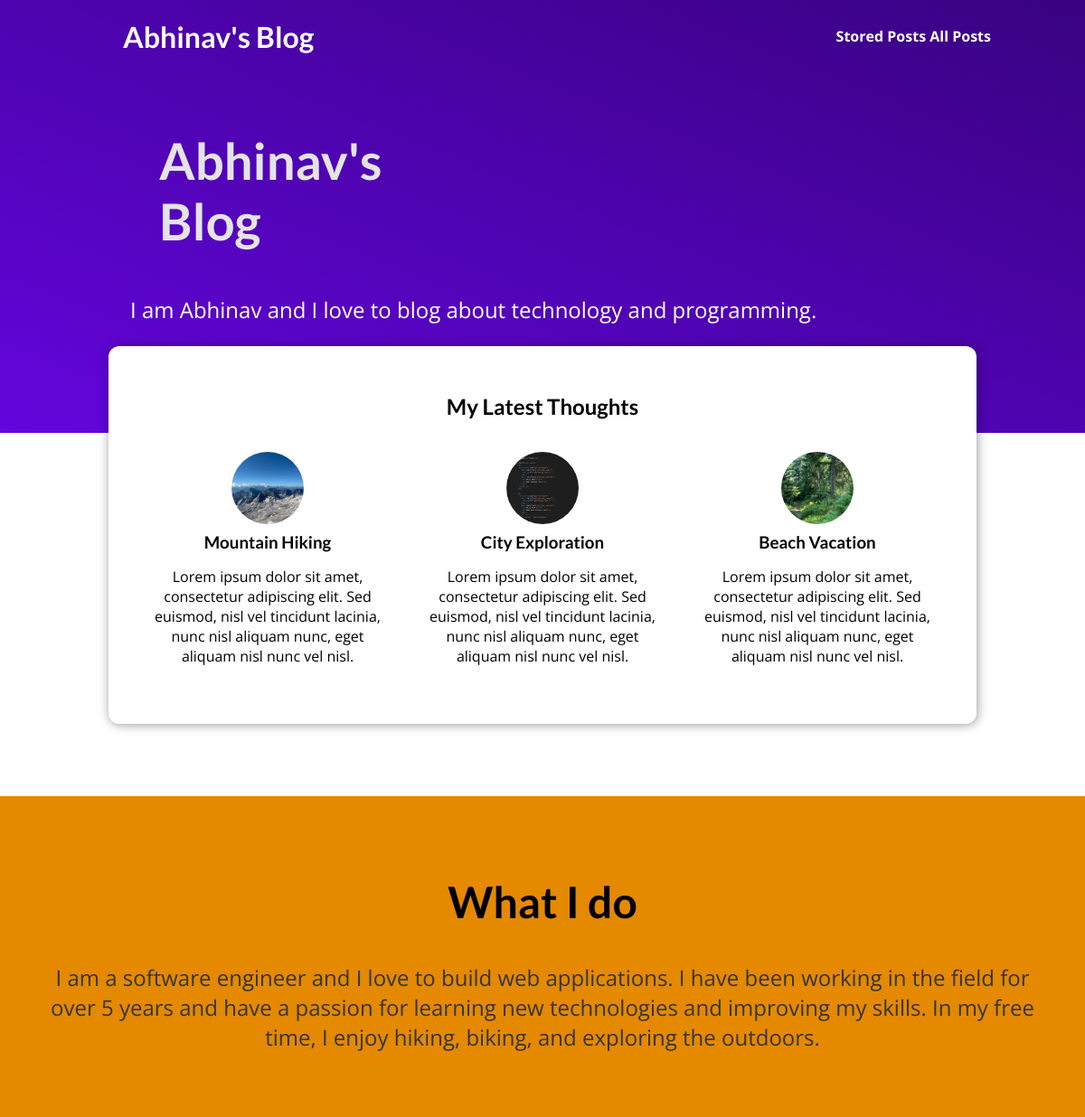
The page / on the database its author committed.
### blog/models.py (models this page shows, shortened)
class Post(models.Model):
    title = models.CharField(max_length=150)
    excerpt = models.CharField(max_length=200)
    image = models.ImageField(upload_to="posts", null=True)
    date = models.DateField(auto_now=True)
    slug = models.SlugField(unique=True, db_index=True)
    content = models.TextField(validators=[MinLengthValidator(10)])
    author = models.ForeignKey(Author, on_delete=models.SET_NULL, null=True, related_name="posts")
    tags = models.ManyToManyField(Tag)

### blog/views.py (the view)
# urls.py: path("", views.StartingPageView.as_view(), name="starting-page"),
class StartingPageView(ListView):
    template_name = "blog/index.html"
    model = Post
    ordering = ["-date"]
    context_object_name = "posts"
    def get_queryset(self):
        return super().get_queryset()[:3]

### blog/templates/blog/index.html (shortened to what this page needs)
{% extends "base.html" %}
{%load static%}
{% block css_files %}
    <link rel="stylesheet" href="{% static 'blog/post.css' %}"/>
    <link rel="stylesheet" href="{% static 'blog/index.css' %}"/>
{% endblock %}
{% block content %}
    <section id= "welcome">
        <header>
            <h2>Abhinav's Blog</h2>
        </header>
        <p>I am Abhinav and I love to blog about technology and programming.</p>
    </section>
    <section id="latest-posts">
        <h2>My Latest Thoughts</h2>
        <ul>
            {%for post in posts%}
                {% include "blog/includes/post.html" %}
            {%endfor%}
        </ul>
    </section>
    <section id="about">
        <h2> What I do</h2>
        <p> I am a software engineer and I love to build web applications. I have been working in the field for over 5 years and have a passion for learning new technologies and improving my skills. In my free time, I enjoy hiking, biking, and exploring the outdoors.</p>
    </section>
{% endblock %}

### blog/templates/blog/includes/post.html
{% load static %}
<li>
    <article class="post">
        <a href="{% url 'post-detail-page' post.slug  %}">
            {% if post.image %}
                <img src="{{ post.image.url }}" alt="{{ post.title }}">
            {% endif %}
            <div class="post__content">
                <h3>{{post.title}}</h3>
                <p>{{post.excerpt}}</p>
            </div>
        </a>
    </article>
</li>

### static/app.css (style rules this page uses)
* { box-sizing: border-box; }
html { font-family: 'Open Sans', 'Lato', sans-serif; }
body { margin: 0; }
h1, h2, h3 { font-family: 'Lato', sans-serif; font-weight: bold; }

### blog/static/blog/post.css (style rules this page uses)
.post { display: flex; flex-direction: column; align-items: center; text-align: center; }
.post a { text-decoration: none; color: black; transition: all 0.2s ease; padding: 1rem; }
.post img { width: 5rem; height: 5rem; object-fit: cover; border-radius: 50%; }
.post h3 { margin: 0.25rem 0; }

### blog/static/blog/index.css (style rules this page uses)
#welcome { background: linear-gradient(to right top, #6305dd, #390281); padding: 6rem 12%; }
#welcome header { display: flex; align-items: flex-start; margin: 3rem auto; }
#welcome h2 { font-size: 3.5rem; margin: 0 0 0 2rem; color: #e4e4e4; width: 10rem; }
#welcome p { color: white; font-size: 1.5rem; }
#latest-posts { background-color: white; padding: 2rem; border-radius: 12px; width: 60rem; margin: -6rem auto 2rem auto; box-shadow: 1px 1px 12px rgba(0, 0, 0, 0.4); }
#latest-posts h2 { text-align: center; }
#latest-posts ul { list-style: none; margin: 0; padding: 0; display: flex; gap: 1rem; }
#latest-posts li { flex: 1; }
#about { text-align: center; padding: 3rem; background-color: #e48900; margin-top: 5rem; }
#about h2 { font-size: 3rem; }
#about p { font-size: 1.5rem; color: #353535; }

### rows shown on the page
Post: image (picture), title "Mountain Hiking", excerpt "Lorem ipsum dolor sit amet, consectetur adipiscing elit. Sed euismod, nisl vel tincidunt lacinia, nunc nisl aliquam nunc, eget aliquam nisl nunc vel nisl."
Post: image (picture), title "City Exploration", excerpt "Lorem ipsum dolor sit amet, consectetur adipiscing elit. Sed euismod, nisl vel tincidunt lacinia, nunc nisl aliquam nunc, eget aliquam nisl nunc vel nisl."
Post: image (picture), title "Beach Vacation", excerpt "Lorem ipsum dolor sit amet, consectetur adipiscing elit. Sed euismod, nisl vel tincidunt lacinia, nunc nisl aliquam nunc, eget aliquam nisl nunc vel nisl."
